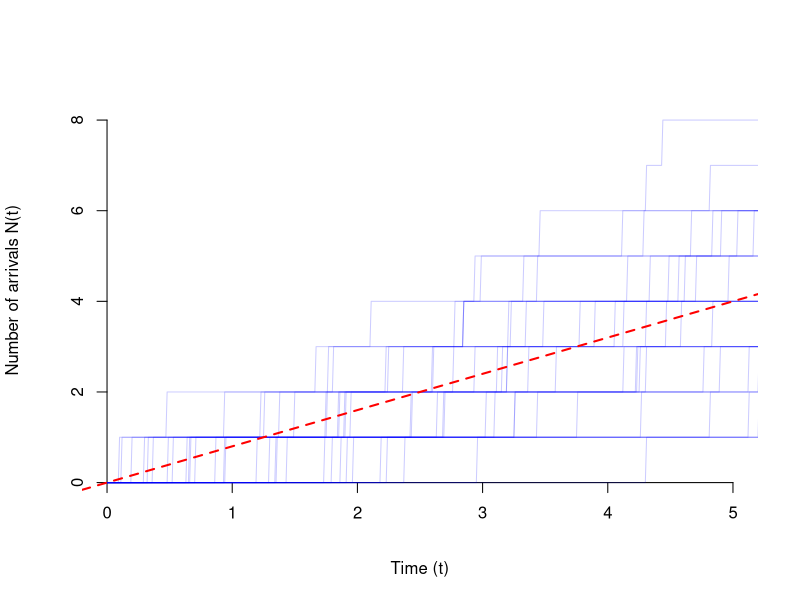
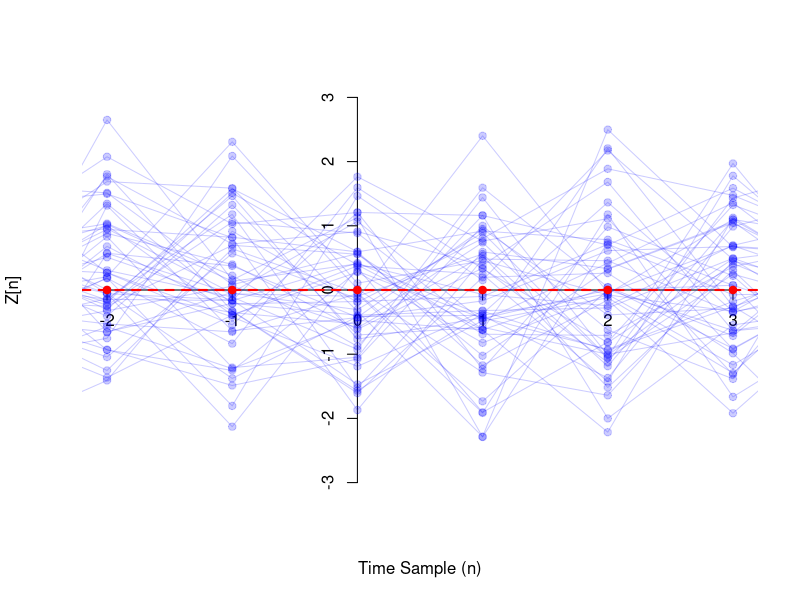
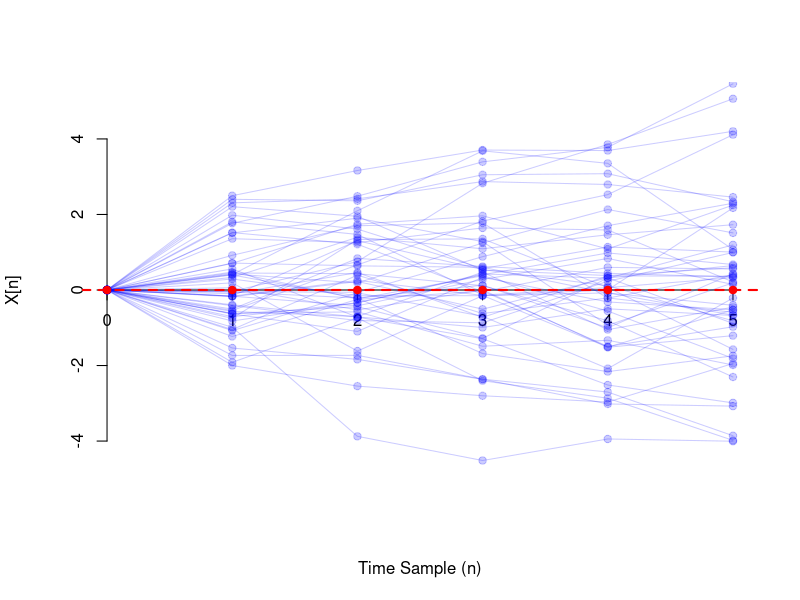

These figures' R source, in order:
## ---- chunk 1
plot(NA, NA,
     xaxt="n", yaxt="n", bty="n",
     xlim=c(0, 5), ylim=c(0, 8.5),
     xlab="Time (t)", ylab="Number of arrivals N(t)")
axis(1, pos=0, at=0:5)
axis(2, pos=0)
set.seed(1)
for(i in 1:30) {
  arrivals <- cumsum(rexp(10, 0.8))
  ts <- seq(0, 6, by=.01)
  N <- c()
  for(t in ts) {
    N <- c(N, sum(arrivals < t))
  }
  lines(ts, N, col=rgb(0, 0, 1, 0.2))
}
abline(a=0, b=0.8, col="red", lty=2, lwd=2)
## ---- chunk 2
plot(NA, NA,
     xaxt="n", yaxt="n", bty="n",
     xlim=c(-2, 3), ylim=c(-3, 3),
     xlab="Time Sample (n)", ylab="Z[n]")
axis(1, pos=0, at=-2:3)
axis(2, pos=0)
set.seed(1)
for(i in 1:50) {
  ts <- -3:4
  Z <- rnorm(8)
  points(ts, Z, pch=19, col=rgb(0, 0, 1, 0.2))
  lines(ts, Z, col=rgb(0, 0, 1, 0.2))
}
points(-2:3, rep(0, 6), col="red", pch=19)
abline(h=0, col="red", lty=2, lwd=2)
## ---- chunk 3
plot(NA, NA,
     xaxt="n", yaxt="n", bty="n",
     xlim=c(0, 5), ylim=c(-5.1, 5.1),
     xlab="Time Sample (n)", ylab="X[n]")
axis(1, pos=0)
axis(2, pos=0)
set.seed(1)
for(i in 1:50) {
  ts <- 0:5
  X <- c(0, cumsum(rnorm(5)))
  points(ts, X, pch=19, col=rgb(0, 0, 1, 0.2))
  lines(ts, X, col=rgb(0, 0, 1, 0.2))
}
points(0:5, rep(0, 6), col="red", pch=19)
abline(h=0, col="red", lty=2, lwd=2)
